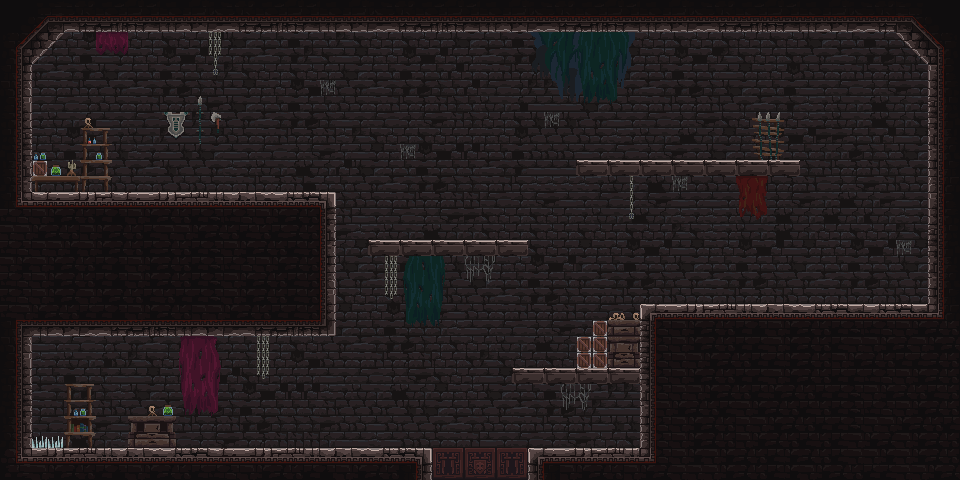

A level layout from a 2D game, rendered from its tile map. Below: a short description, then the map file with tile-grid data replaced by summaries:
An orthogonal 60x30 tile map with 16x16 px tiles, 5 tile layers (backbackground, background, main, decor, ...), 3 tilesets.

<map version="1.4" tiledversion="1.4.3" orientation="orthogonal" renderorder="right-down" width="60" height="30" tilewidth="16" tileheight="16" infinite="0" nextlayerid="6" nextobjectid="1">
 <tileset firstgid="1" source="tsx/main_lev_build.tsx" />
 <tileset firstgid="10241" source="tsx/background4a.tsx" />
 <tileset firstgid="12041" source="tsx/other_and_decorative.tsx" />
 <layer id="1" name="backbackground" width="60" height="30">
  <data>[1800 cells, 0 non-empty, 0 distinct tile ids]</data>
 </layer>
 <layer id="2" name="background" width="60" height="30">
  <data>[1800 cells, 1800 non-empty, 49 distinct tile ids]</data>
 </layer>
 <layer id="3" name="main" width="60" height="30">
  <data>[1800 cells, 1800 non-empty, 123 distinct tile ids]</data>
 </layer>
 <layer id="4" name="decor" width="60" height="30">
  <data>[1800 cells, 1800 non-empty, 143 distinct tile ids]</data>
 </layer>
 <layer id="5" name="closedroom" width="60" height="30">
  <data>[1800 cells, 1800 non-empty, 9 distinct tile ids]</data>
 </layer>
</map>
